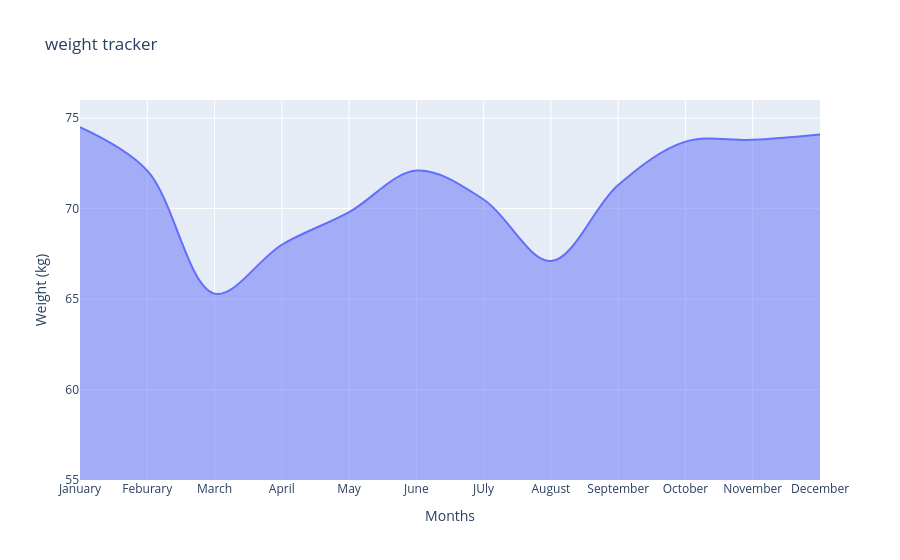

This figure's notebook cell:
### Code cell
import plotly.express as px
import pandas as pd
from plotly.offline import plot 

data = {
    'Months' : ['January','Feburary','March','April','May','June','JUly','August','September','October','November','December'],
    'weight_kg' : [74.5, 72.1, 65.3, 68, 69.8, 72.1, 70.5, 67.1, 71.3, 73.7, 73.8, 74.1]
}

weight_df = pd.DataFrame(data)
#create the area chart using px.area
fig = px.area(
    weight_df,
    x='Months',
    y='weight_kg',
    title='weight tracker',
    labels={'weight_kg': 'Weight (kg)', 'day': 'Day of the Week'},
    line_shape='spline'
)
fig.update_yaxes(range=[55, 76])
fig.show()

### Figure 1 — Plotly figure (JSON) as saved in the notebook; plotly's stock layout.template omitted (floating-point values rounded to 4 significant figures)
{"data": [{"fillpattern": {"shape": ""}, "hovertemplate": "Months=%{x}<br>Weight (kg)=%{y}<extra></extra>", "legendgroup": "", "line": {"color": "#636efa", "shape": "spline"}, "marker": {"symbol": "circle"}, "mode": "lines", "name": "", "orientation": "v", "showlegend": false, "stackgroup": "1", "type": "scatter", "x": ["January", "Feburary", "March", "April", "May", "June", "JUly", "August", "September", "October", "November", "December"], "xaxis": "x", "y": [74.5, 72.1, 65.3, 68.0, 69.8, 72.1, 70.5, 67.1, 71.3, 73.7, 73.8, 74.1], "yaxis": "y"}], "layout": {"legend": {"tracegroupgap": 0}, "title": {"text": "weight tracker"}, "xaxis": {"anchor": "y", "domain": [0, 1], "title": {"text": "Months"}}, "yaxis": {"anchor": "x", "domain": [0, 1], "range": [55, 76], "title": {"text": "Weight (kg)"}}}}
